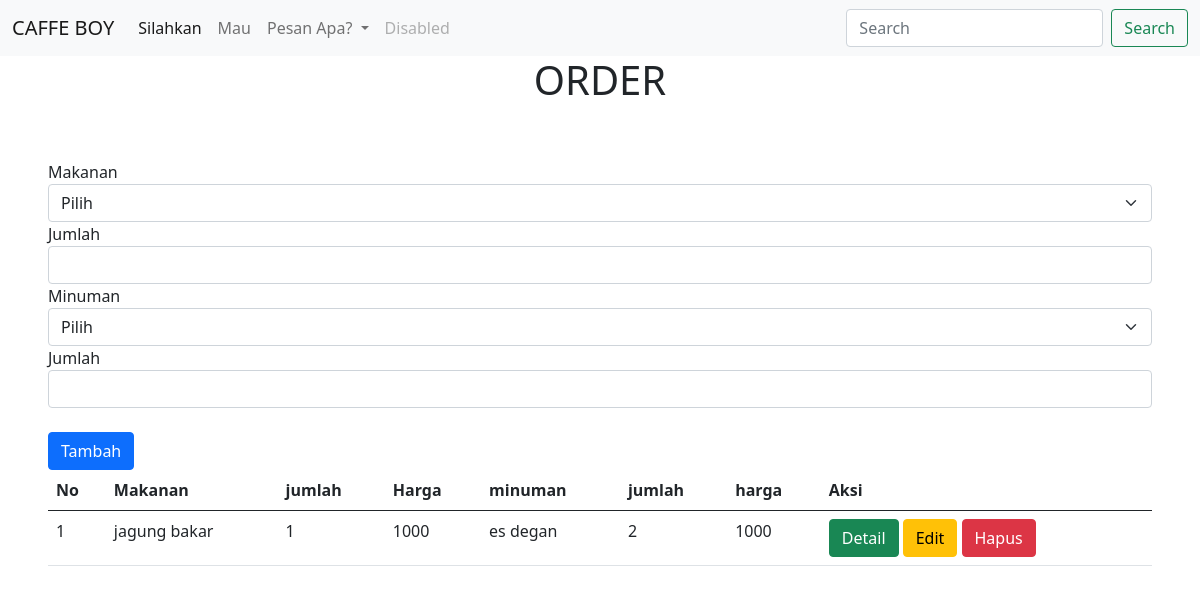
The page /pesanan/ on the database as committed earlier.
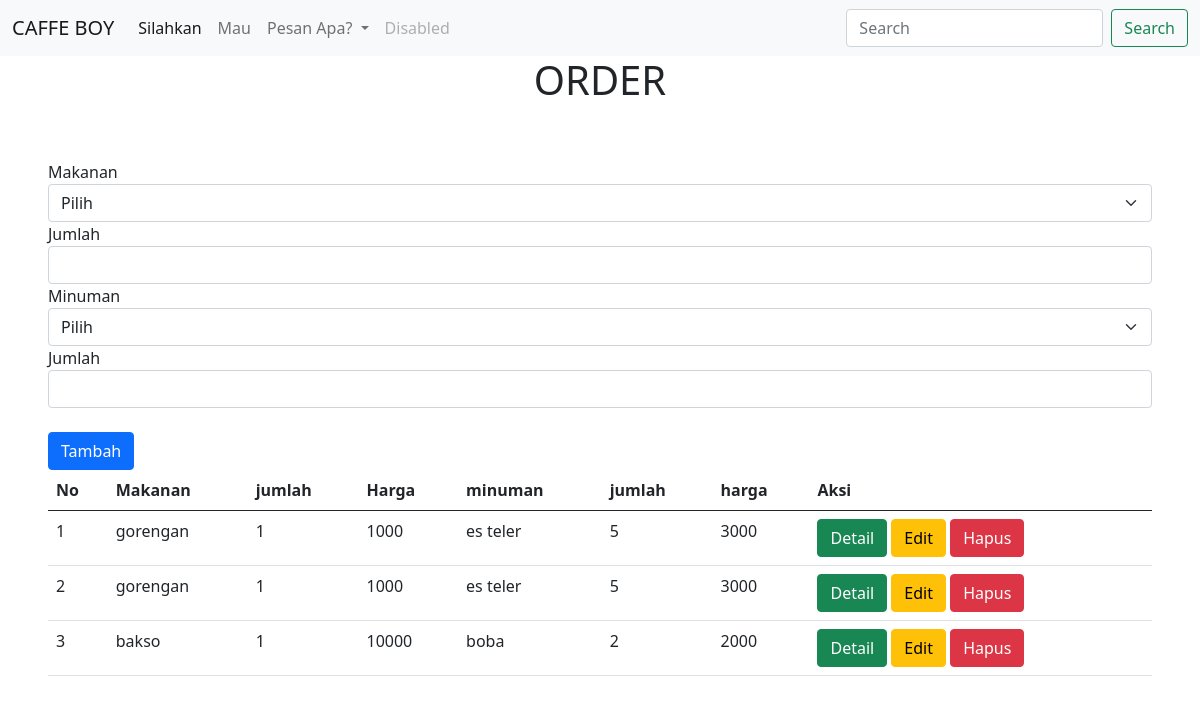
The same page on the database as committed later.
### pesanan/models.py (models this page shows)
class pesanan(models.Model):
    makanan = models.ForeignKey(makanan, on_delete=models.CASCADE)
    jumlah_makanan = IntegerField()
    minuman = models.ForeignKey(minuman, on_delete=models.CASCADE)
    jumlah_minuman = models.IntegerField()

### makanan/models.py (models this page shows)
class makanan(models.Model):
    jenis = models.CharField(max_length=255)
    nama = CharField(max_length=255)
    harga = models.IntegerField()

### minuman/models.py (models this page shows)
class minuman(models.Model):
    jenis = models.CharField(max_length=255)
    nama = models.CharField(max_length=255)
    harga = models.IntegerField()

### pesanan/views.py (the view, shortened to what this page needs)
# urls.py: path('', views.readPesanan, name='readPesanan'),
def readPesanan(req):
    dataMakanan = models.makanan.objects.all()
    dataMinuman = models.minuman.objects.all()
    data = models.pesanan.objects.all()
    return render(req, "pesanan/index.html", {
        "dataMakanan": dataMakanan,
        "dataMinuman": dataMinuman,
        "data": data,
    })

### templates/pesanan/index.html (shortened to what this page needs)
<!DOCTYPE html>
<html lang="en">
<head>
    <link href="https://cdn.jsdelivr.net/npm/bootstrap@5.0.2/dist/css/bootstrap.min.css" rel="stylesheet">
</head>
<body>
    <section>
        <nav class="navbar navbar-expand-lg navbar-light bg-light">
            <div class="container-fluid">
              <a class="navbar-brand" href="#">CAFFE BOY</a>
              <div class="collapse navbar-collapse" id="navbarSupportedContent">
                <ul class="navbar-nav me-auto mb-2 mb-lg-0">
                  <li class="nav-item">
                    <a class="nav-link active" aria-current="page" href="#">Silahkan</a>
                  </li>
                  <li class="nav-item">
                    <a class="nav-link" href="#">Mau</a>
                  </li>
                  <li class="nav-item dropdown">
                    <a class="nav-link dropdown-toggle" href="#" id="navbarDropdown" role="button" data-bs-toggle="dropdown" aria-expanded="false">
                      Pesan Apa?
                    </a>
                  </li>
                  <li class="nav-item">
                    <a class="nav-link disabled">Disabled</a>
                  </li>
                </ul>
                <form class="d-flex">
                  <input class="form-control me-2" type="search" placeholder="Search" aria-label="Search">
                  <button class="btn btn-outline-success" type="submit">Search</button>
                </form>
              </div>
            </div>
          </nav>
        </section>
    <div class="container text-center">
        <h1>ORDER</h1>
    </div>
    <div class="p-5">
        <form action="" method="POST">
            <label>Makanan</label>
            <select class="form-select" name="makanan">
                <option selected>Pilih</option>
            </select>
            <label>Jumlah</label>
            <input type="text" name="jumlah_makanan" class="form-control">
            <label>Minuman</label>
            <select class="form-select" name="minuman">
                <option selected>Pilih</option>
            </select>
            <label>Jumlah</label>
            <input type="text" name="jumlah_minuman" class="form-control"><br>
            <button type="submit" class="btn btn-primary">Tambah</button>
        </form>
        <div>
            <table class="table">
                <thead>
                    <th>No</th>
                    <th>Makanan</th>
                    <th>jumlah</th>
                    <th>Harga</th>
                    <th>minuman</th>
                    <th>jumlah</th>
                    <th>harga</th>
                    <th>Aksi</th>
                </thead>
                <tbody>
                    {% for d in data %}
                    <tr>
                        <td>{{forloop.counter}}</td>
                        <td>{{d.makanan.nama}}</td>
                        <td>{{d.jumlah_makanan}}</td>
                        <td>{{d.makanan.harga}}</td>
                        <td>{{d.minuman.nama}}</td>
                        <td>{{d.jumlah_minuman}}</td>
                        <td>{{d.minuman.harga}}</td>
                        <td>
                            <a href="detail/{{d.id}}" class="btn btn-success">Detail</a>
                            <a href="edit/{{d.id}}" class="btn btn-warning">Edit</a>
                            <a href="hapus/{{d.id}}" class="btn btn-danger">Hapus</a>
                        </td>
                    </tr>
                    {% endfor %}
                </tbody>
            </table>
        </div>
    </div>
</body>
</html>

Rows that differ between the two databases and show on the page:
removed pesanan: makanan.nama "jagung bakar", jumlah_makanan "1", makanan.harga "1000", minuman.nama "es degan", jumlah_minuman "2", minuman.harga "1000"
added pesanan: makanan.nama "gorengan", jumlah_makanan "1", makanan.harga "1000", minuman.nama "es teler", jumlah_minuman "5", minuman.harga "3000"
added pesanan: makanan.nama "gorengan", jumlah_makanan "1", makanan.harga "1000", minuman.nama "es teler", jumlah_minuman "5", minuman.harga "3000"
added pesanan: makanan.nama "bakso", jumlah_makanan "1", makanan.harga "10000", minuman.nama "boba", jumlah_minuman "2", minuman.harga "2000"
